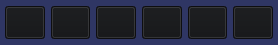
            <widget class="QFrame" name="frame_nav_bar">
             <property name="geometry">
              <rect>
               <x>10</x>
               <y>10</y>
               <width>278</width>
               <height>45</height>
              </rect>
             </property>
             <property name="minimumSize">
              <size>
               <width>0</width>
               <height>33</height>
              </size>
             </property>
             <property name="maximumSize">
              <size>
               <width>1234578</width>
               <height>16777215</height>
              </size>
             </property>
             <property name="styleSheet">
              <string notr="true">QFrame{background-color: rgb(47, 54, 100); border-radius: 7px}

QPushButton{
background-color: rgb(19, 20, 22);
color: rgb(233, 234, 236);}

QPushButton:hover{background-color: rgb(39, 40, 45);}

QPushButton:pressed{background-color: rgb(35, 36, 41);}</string>
             </property>
             <property name="frameShape">
              <enum>QFrame::StyledPanel</enum>
             </property>
             <property name="frameShadow">
              <enum>QFrame::Raised</enum>
             </property>
             <layout class="QHBoxLayout" name="horizontalLayout_2">
              <property name="spacing">
               <number>6</number>
              </property>
              <property name="leftMargin">
               <number>5</number>
              </property>
              <property name="topMargin">
               <number>0</number>
              </property>
              <property name="rightMargin">
               <number>5</number>
              </property>
              <property name="bottomMargin">
               <number>0</number>
              </property>
              <item>
               <widget class="QPushButton" name="btn_ok">
                <property name="minimumSize">
                 <size>
                  <width>10</width>
                  <height>33</height>
                 </size>
                </property>
                <property name="font">
                 <font>
                  <pointsize>10</pointsize>
                 </font>
                </property>
                <property name="text">
                 <string/>
                </property>
                <property name="icon">
                 <iconset>
                  <normaloff>../../../images/svg_icons/icon_check_ok.svg</normaloff>../../../images/svg_icons/icon_check_ok.svg</iconset>
                </property>
                <property name="iconSize">
                 <size>
                  <width>22</width>
                  <height>22</height>
                 </size>
                </property>
               </widget>
              </item>
              <item>
               <widget class="QPushButton" name="btn_scan">
                <property name="minimumSize">
                 <size>
                  <width>10</width>
                  <height>33</height>
                 </size>
                </property>
                <property name="font">
                 <font>
                  <pointsize>10</pointsize>
                 </font>
                </property>
                <property name="text">
                 <string/>
                </property>
                <property name="icon">
                 <iconset>
                  <normaloff>../../../images/svg_icons/icon_qr_code.svg</normaloff>../../../images/svg_icons/icon_qr_code.svg</iconset>
                </property>
                <property name="iconSize">
                 <size>
                  <width>22</width>
                  <height>22</height>
                 </size>
                </property>
               </widget>
              </item>
              <item>
               <widget class="QPushButton" name="btn_add">
                <property name="minimumSize">
                 <size>
                  <width>10</width>
                  <height>33</height>
                 </size>
                </property>
                <property name="font">
                 <font>
                  <pointsize>10</pointsize>
                 </font>
                </property>
                <property name="text">
                 <string/>
                </property>
                <property name="icon">
                 <iconset>
                  <normaloff>../../../images/svg_icons/icon_add.svg</normaloff>../../../images/svg_icons/icon_add.svg</iconset>
                </property>
                <property name="iconSize">
                 <size>
                  <width>22</width>
                  <height>22</height>
                 </size>
                </property>
               </widget>
              </item>
              <item>
               <widget class="QPushButton" name="btn_camera">
                <property name="minimumSize">
                 <size>
                  <width>10</width>
                  <height>33</height>
                 </size>
                </property>
                <property name="font">
                 <font>
                  <pointsize>10</pointsize>
                 </font>
                </property>
                <property name="text">
                 <string/>
                </property>
                <property name="icon">
                 <iconset>
                  <normaloff>../../../images/svg_icons/icon_camera.svg</normaloff>../../../images/svg_icons/icon_camera.svg</iconset>
                </property>
                <property name="iconSize">
                 <size>
                  <width>22</width>
                  <height>22</height>
                 </size>
                </property>
               </widget>
              </item>
              <item>
               <widget class="QPushButton" name="btn_setting">
                <property name="minimumSize">
                 <size>
                  <width>10</width>
                  <height>33</height>
                 </size>
                </property>
                <property name="font">
                 <font>
                  <pointsize>10</pointsize>
                 </font>
                </property>
                <property name="text">
                 <string/>
                </property>
                <property name="icon">
                 <iconset>
                  <normaloff>../../../images/svg_icons/icon_setting.svg</normaloff>../../../images/svg_icons/icon_setting.svg</iconset>
                </property>
                <property name="iconSize">
                 <size>
                  <width>22</width>
                  <height>22</height>
                 </size>
                </property>
               </widget>
              </item>
              <item>
               <widget class="QPushButton" name="btn_del">
                <property name="minimumSize">
                 <size>
                  <width>10</width>
                  <height>33</height>
                 </size>
                </property>
                <property name="font">
                 <font>
                  <pointsize>10</pointsize>
                 </font>
                </property>
                <property name="text">
                 <string/>
                </property>
                <property name="icon">
                 <iconset>
                  <normaloff>../../../images/svg_icons/icon_delete.svg</normaloff>../../../images/svg_icons/icon_delete.svg</iconset>
                </property>
                <property name="iconSize">
                 <size>
                  <width>22</width>
                  <height>22</height>
                 </size>
                </property>
               </widget>
              </item>
             </layout>
            </widget>
